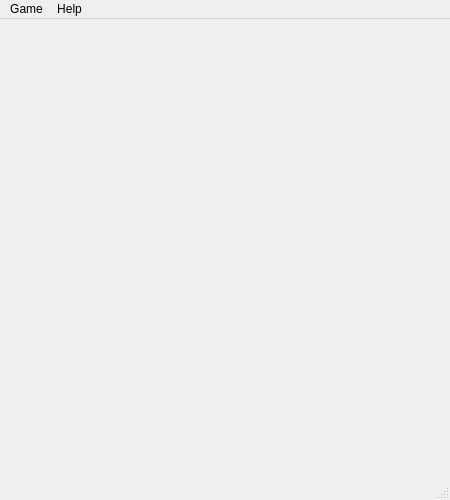
<?xml version="1.0" encoding="UTF-8"?>
<ui version="4.0">
 <class>MainWindow</class>
 <widget class="QMainWindow" name="MainWindow">
  <property name="geometry">
   <rect>
    <x>0</x>
    <y>0</y>
    <width>450</width>
    <height>500</height>
   </rect>
  </property>
  <property name="minimumSize">
   <size>
    <width>250</width>
    <height>250</height>
   </size>
  </property>
  <property name="windowTitle">
   <string>Tic Tac Toe</string>
  </property>
  <widget class="QWidget" name="centralwidget"/>
  <widget class="QMenuBar" name="menubar">
   <property name="geometry">
    <rect>
     <x>0</x>
     <y>0</y>
     <width>450</width>
     <height>22</height>
    </rect>
   </property>
   <widget class="QMenu" name="menuGame">
    <property name="title">
     <string>Game</string>
    </property>
    <addaction name="actionNew"/>
    <addaction name="actionLoad"/>
    <addaction name="actionSave"/>
    <addaction name="actionSettings"/>
    <addaction name="separator"/>
    <addaction name="actionQuit"/>
   </widget>
   <widget class="QMenu" name="menuHelp">
    <property name="title">
     <string>Help</string>
    </property>
    <addaction name="actionHint"/>
    <addaction name="actionUndo_move"/>
    <addaction name="actionAbout"/>
   </widget>
   <addaction name="menuGame"/>
   <addaction name="menuHelp"/>
  </widget>
  <widget class="QStatusBar" name="statusbar"/>
  <action name="actionNew">
   <property name="text">
    <string>New</string>
   </property>
   <property name="shortcut">
    <string>Ctrl+N</string>
   </property>
  </action>
  <action name="actionLoad">
   <property name="text">
    <string>Load</string>
   </property>
   <property name="shortcut">
    <string>Ctrl+L</string>
   </property>
  </action>
  <action name="actionSave">
   <property name="text">
    <string>Save</string>
   </property>
   <property name="shortcut">
    <string>Ctrl+S</string>
   </property>
  </action>
  <action name="actionHint">
   <property name="text">
    <string>Hint</string>
   </property>
   <property name="shortcut">
    <string>Ctrl+H</string>
   </property>
  </action>
  <action name="actionSettings">
   <property name="text">
    <string>Settings</string>
   </property>
  </action>
  <action name="actionQuit">
   <property name="text">
    <string>Quit</string>
   </property>
   <property name="shortcut">
    <string>Ctrl+W</string>
   </property>
  </action>
  <action name="actionAbout">
   <property name="text">
    <string>About</string>
   </property>
  </action>
  <action name="actionUndo_move">
   <property name="text">
    <string>Undo</string>
   </property>
   <property name="shortcut">
    <string>Ctrl+Z</string>
   </property>
  </action>
 </widget>
 <resources/>
 <connections/>
</ui>
